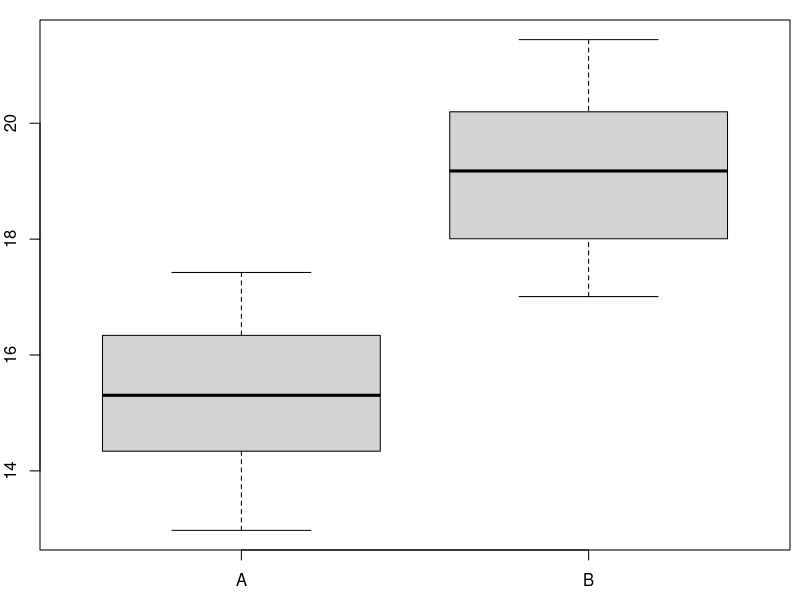

R code for this plot: (Note: this script raises an error after producing the figure.)
## ---- chunk 1
## convenience functions
SK <- function(x) diff(diff(fivenum(x)[2:4]))/diff(fivenum(x)[c(2, 4)])
trob <- function(a, b)
  (median(a) - median(b))/sqrt(var(a)/length(a) + var(b)/length(b))

## DATA GENERATION
## dgp for one sample
dgp <- function(location = 0, scale = 1, skewed = FALSE, outlier = NULL,
  n = 10, amount = 0.1)
{
  ## basic intervals from which equal amounts of observations are drawn
  qq <- if (skewed) c(0, 2, 2.2, 6, 10) else c(0, 3, 5, 7, 10)
  sim <- function(x) {
    rval <- NULL
    for(i in 1:(length(x)-1)) rval <- c(rval, runif(n, min = x[i], max = x[i+1]))
    rval <- jitter(rval, amount = amount)
    rval <- rval/4
    rval
  }
  ## draw under restrictions about IQR and SK
  rval <- sim(qq)
  if (skewed) {
    while(IQR(rval) > 1.15 | IQR(rval) < 0.85 | abs(SK(rval)) < 0.7) rval <- sim(qq)
  } else {
    while(IQR(rval) > 1.15 | IQR(rval) < 0.85 |abs(SK(rval)) > 0.15) rval <- sim(qq)
  }

  ## raw values (location = 0, scale = 1)
  rval <- rval - ifelse(skewed, 0.55, 1.25)

  ## add outliers
  rval <- c(rval, outlier)
  
  ## scale and shift
  rval <- rval * scale + location

  return(rval)
}

## generate random parameters for dgp()
scale <- sample(c(1, sample(c(1, 3), 1))) * runif(1, min = 0.5, max = 10) * sample(c(-1, 1), 1)
location <- sample(c(0, sample(c(0, 2), 1))) * scale + runif(1, min = -50, max = 50)
skewed <- if (runif(1) < 2/3) c(FALSE, FALSE) else sample(c(TRUE, sample(c(TRUE, FALSE), 1)))
if (runif(1) < 2/3) {
  outlier <- list(NULL, NULL)
} else {
  if (any(skewed)) {
    outlier <- if (skewed[1]) -sign(scale[1]) * runif(sample(1:2, 1), min = 3, max = 4) else NULL
    outlier <- c(list(outlier), if (skewed[2])
      list(-sign(scale[1]) * runif(sample((0:1 + !skewed[1]), 1), min = 3, max = 4)) else list(NULL))
  } else {
    outlier <- runif(sample(1:3, 1), min = 3, max = 4)
    outlier <- outlier * sample(c(-1, 1), length(outlier), replace = TRUE)
    id <- sample(1:length(outlier), sample(1:length(outlier), 1))
    outlier1 <- outlier[id]
    outlier2 <- outlier[-id]
    outlier <- list(if(length(outlier1) > 0) outlier1 else NULL,
      if (length(outlier2) > 0) outlier2 else NULL)
  }
}

## call dgp under certain constrains
A <- dgp(location = location[1], scale = scale[1], skewed = skewed[1], outlier = outlier[[1]],
  n = sample(8:12, 1))
B <- dgp(location = location[2], scale = scale[2], skewed = skewed[2], outlier = outlier[[2]],
  n = sample(8:12, 1))
while((length(unique(location)) < 2 & abs(trob(A, B)) > 0.4) | (abs(SK(A)) > 0.15 & abs(SK(A)) < 0.7) | (abs(SK(B)) > 0.15 & abs(SK(B)) < 0.7)) {
  A <- dgp(location = location[1], scale = scale[1], skewed = skewed[1], outlier = outlier[[1]],
    n = sample(8:12, 1))
  B <- dgp(location = location[2], scale = scale[2], skewed = skewed[2], outlier = outlier[[2]],
    n = sample(8:12, 1))
}
SK_A <- ifelse(abs(SK(A)) < 0.2, "simétrica", ifelse(SK(A) >= 0.2, "assimétrica à direita", "assimétrica à esquerda"))
SK_B <- ifelse(abs(SK(B)) < 0.2, "simétrica", ifelse(SK(B) >= 0.2, "assimétrica à direita", "assimétrica à esquerda"))

## QUESTION/ANSWER GENERATION
questions <- character(5)
solutions <- logical(5)
explanations <- character(5)

questions[1] <- "A localização de ambas as distribuições é aproximadamente a mesma."
solutions[1] <- abs(trob(A, B)) < 0.5
explanations[1] <- if (solutions[1]) "Ambas as distribuições têm um local semelhante." else
  paste("Distribuição ", c("A", "B")[(median(A) < median(B)) + 1],
    " tem em média valores superiores aos da distribuição ", 
    c("A", "B")[(median(A) >= median(B)) + 1], ".", sep = "")

outlier <- length(unlist(outlier)) > 0
questions[2] <- "Ambas as distribuições não contêm outliers."
solutions[2] <- !outlier
explanations[2] <- if (solutions[2])
  "Ambas as distribuições não têm observações que se desviam mais de 1,5 vezes a faixa interquartil da caixa." else "Existem observações que se desviam mais de 1,5 vezes a faixa interquartil da mediana."

questions[3] <- "A extensão na amostra A é claramente maior que em B."
solutions[3] <- IQR(A)/IQR(B) > 1.5
explanations[3] <- paste("A faixa interquartil na amostra A",
  ifelse(solutions[3], "é", "_não_ é"), "claramente maior do que em B.")

questions[4] <- "A assimetria  de ambas as amostras é semelhante."
solutions[4] <- SK_A == SK_B
explanations[4] <- if (solutions[4]) paste("A assimetria de ambas as distribuições é semelhante, ambas são",
    ifelse(abs(SK(A)) < 0.2, "simétricas.", ifelse(SK(A) >= 0.2, "assimétrica à direita.", "assimétrica à esquerda."))) else
    paste("A assimetria de ambas as distribuições é diferente. A amostra A é",
    ifelse(abs(SK(A)) < 0.2, "simétrica.", ifelse(SK(A) >= 0.2, "assimétrica à direita.", "assimétrica à esquerda.")),
    "A amostra B é", ifelse(abs(SK(B)) < 0.2, "simétrica.", ifelse(SK(B) >= 0.2, "assimétrica à direita.", "assimétrica à esquerda.")))

i <- sample(1:2, 1)
j <- sample(1:3, 1)
questions[5] <- paste("Distribuição ", c("A", "B")[i], " é ", 
                      c("simétrica", "assimétrica à direita", "assimétrica à esquerda")[j], ".", sep = "")
SK_i <- SK(list(A, B)[[i]])
solutions[5] <- switch(j, abs(SK_i) < 0.2,
                       SK_i >= 0.2,
                       SK_i <= -0.2)
explanations[5] <- paste("Distribuição ", c("A", "B")[i], " is ",
                         ifelse(abs(SK_i) < 0.2, "simétrica.", 
                                ifelse(SK_i >= 0.2, "assimétrica à direita.", "assimétrica à esquerda.")))
## ---- chunk 2
par(mar = c(2.5, 2, 1, 0.5))
dat <- data.frame(y = c(A, B), x = factor(rep(c("A", "B"), c(length(A), length(B)))))
boxplot(y ~ x, data = dat, xlab = "", ylab = "")
## ---- chunk 3
answerlist(questions, markup = "markdown")
## ---- chunk 4
answerlist(ifelse(solutions, "Verdadeiro", "Falso"), explanations, markup = "markdown")
